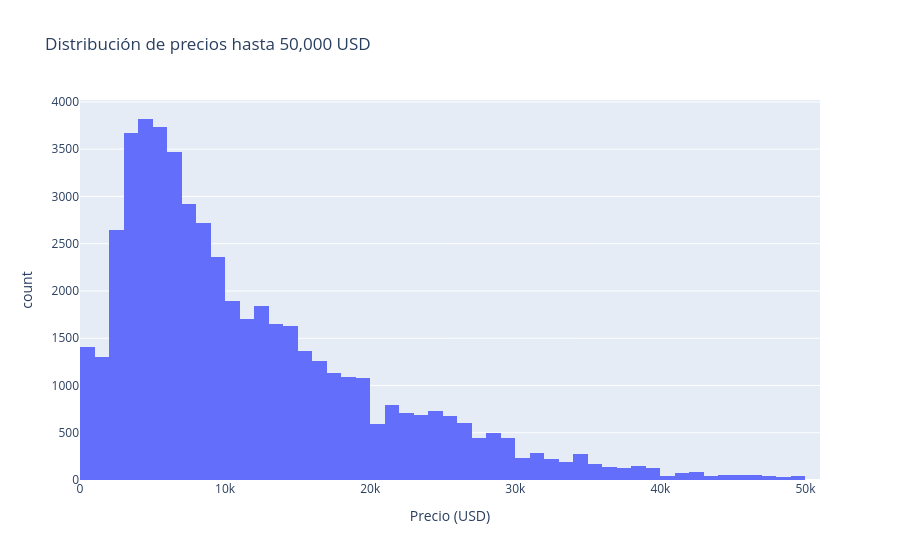

Notebook cell for this chart:
### Code cell
# Distribución de precios sin valores extremos superiores a 50,000 USD

df_filtered = df[df['price'] <= 50000].copy()

fig = px.histogram(
    df_filtered,
    x='price',
    nbins=60,
    title='Distribución de precios hasta 50,000 USD',
    labels={'price': 'Precio (USD)'}
)

fig.show()

### Figure 1 — Plotly figure (JSON) as saved in the notebook; plotly's stock layout.template omitted (floating-point values rounded to 4 significant figures; data arrays with more than 128 entries replaced by an {"elided": "..."} marker saying what was removed)
{"data": [{"bingroup": "x", "hovertemplate": "Precio (USD)=%{x}<br>count=%{y}<extra></extra>", "legendgroup": "", "marker": {"color": "#636efa", "pattern": {"shape": ""}}, "name": "", "nbinsx": 60, "orientation": "v", "showlegend": false, "type": "histogram", "x": {"elided": "51298 int values"}, "xaxis": "x", "yaxis": "y"}], "layout": {"barmode": "relative", "legend": {"tracegroupgap": 0}, "title": {"text": "Distribución de precios hasta 50,000 USD"}, "xaxis": {"anchor": "y", "domain": [0, 1], "title": {"text": "Precio (USD)"}}, "yaxis": {"anchor": "x", "domain": [0, 1], "title": {"text": "count"}}}}
